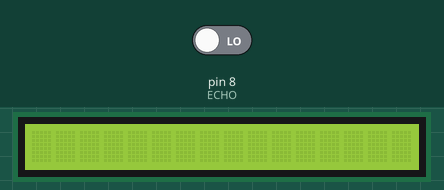
A sketch run on a simulated Arduino Uno, built with avr-gcc and run on an emulated ATmega328P. On the bench: 16×1 character LCD. The test bench sets the inputs (shaded band); at power-on: pin 8 (ECHO) LOW. What the sketch prints to the serial monitor is not drawn.

Above: at 0.1 s.
At 1.19 s:
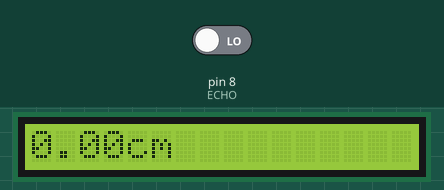

The sketch:

ObjectSensor.ino
```cpp
/**
  This program calculates the distance to an object using the HC-SR04 ultrasonic module and displays this value onto an LCD display.
  Calculates the distance in both feet or centimetres. Formula used to calculate the distance to an object is D = T * S.

  Author - Aiden Parker
  Date - 21/11/22
*/

#include <LiquidCrystal.h>

#define LED 3               // define LED pin to 3.
#define TRIG 9              // define trigger pin of sensor module to 6.
#define ECHO 8              // define echo pin of sensor module to 7.
#define SPEED_OF_SOUND 343  //The climate of the enviroment is assumed to be dry air @ 20°C, \
                            //resulting in the speed of sound = 343 m/s.

const int rs = 11, en = 12, d4 = 4, d5 = 5, d6 = 6, d7 = 7;  // Setting up LCD pins.
LiquidCrystal lcd(rs, en, d4, d5, d6, d7);                   // Pass LCD pins into LiquidCrystal constructor.
int limit = 50;

void setup() {
  /*
    // *Set up method.
    Set LCD grid layout to 16x1 // ColxRow
    Set trigger pin to OUTPUT.
    Set echo pin to INPUT.
    Establish connection with Serial.Monitor at 9,600 bits / s
  */
  lcd.begin(16, 1); // Set the grid layout of the display to 16x1; Columns x Rows
  pinMode(TRIG, OUTPUT);  // Set trigger pin to OUTPUT.
  pinMode(ECHO, INPUT);   // Set echo pin to INPUT.
  Serial.begin(9600);     // Set data rate to Serial.Monitor @ 9,600 bits / s.
}

float calculateDistanceFoot(double timeElapsed) {
  /*
    Computes the distance to an object, in feet, using the formula D = T * S / F.
    The climate of the enviroment is assumed to be dry air @ 20°C,
    resulting in the speed of sound = 343 m/s.

    Distance = (timeElapsed * (speedOfSound in cm) / convert to foot) / 2
  */

  return (timeElapsed * (SPEED_OF_SOUND * 0.0001) / 30.48) / 2;
}

float calculateDistanceCM(double timeElapsed) {
  /*
    Computes the distance to an object, in centimetres, using the formula D = T * S.
    The climate of the enviroment is assumed to be dry air @ 20°C,
    resulting in the speed of sound = 343 m/s.

    Distance = (timeElapsed * (speedOfSound in cm)) / 2
  */
  return (timeElapsed * (SPEED_OF_SOUND * 0.0001)) / 2;  // 343 * 0.0001 = 0.0343 = 34,300
}

void sendTrigPulse() {
  /*
    Ultrasonic module used is HC-SR04. Emits a 40KHz ultrasonic pulse.
    When the Trigger pin is at a HIGH state, a 10 µs pulse is emitted.
    8 40KHz waves are then sent from the module, with the echo pin receiving
    the bounce back pulses, timing the duration of each recieved pulse in microseconds.
  */
  digitalWrite(TRIG, LOW);   //cease emitting.
  delay(10);                 // 8 pulses / 10 µs.
  digitalWrite(TRIG, HIGH);  // Emit pulse.
  delay(10);                 // 8 pulses / 10 µs.
  digitalWrite(TRIG, LOW);   //cease emitting.
}

double getEchoTime() {
  // Collects the time it took to acknolwedge the return pulse wave and returns it.
  return pulseIn(ECHO, HIGH);
}


double getDistance() {
  /*
   * This method initatites the trigger pulses and calls the getEchoTime() method to
   *
   */
  sendTrigPulse();                       // emit ultrasonic waves.
  double echoTime = getEchoTime();       // time taken for wave to be detected.
  return calculateDistanceCM(echoTime);  // return the distance in centimeters.
}

void lcdDisplayMessage(String text) {
  /*
     This method takes in a String arguement and displays it to the LCD display followed by
     the measurement.

  */
  lcd.print(text + "cm");  // print the distance
}

void blinkLED(double distance) {
  /*
  * Method to flash an LED with a delay in change of state,
  * the delay is determined by the arguement given.
  */
  digitalWrite(LED, LOW);   // Turn LED off.
  digitalWrite(LED, HIGH);  // Turn LED on.
  delay(distance);          // delay for {distance} µs
  digitalWrite(LED, LOW);   // Turn LED off.
  delay(distance);          // delay for {distance} µs
}

void loop() {
  /*
    Continuous code execution method.
    This method sends output pulses from the ultrasonic sensor and calculates
    the distance of an object based on the time a return pulse is recieved.
    The distance is then displayed on an LCD display and compared against a pre-defined
    limit. If the limit is surpassed, an LED flashes, otherwise the LED is off.
  */
  double distance = getDistance();      // Initiate distance retrieval.
  lcdDisplayMessage((String)distance);  // Print the distance to the LCD display.
  Serial.println(distance);
  if (distance < limit) {
    // If the object is within the limit e.g. 30cm
    blinkLED(distance);  // Flash LED.
  }
  delay(200);   // Delay for 1/5 second.
  lcd.clear();  // Clear the LCDdisplay.
}
```
